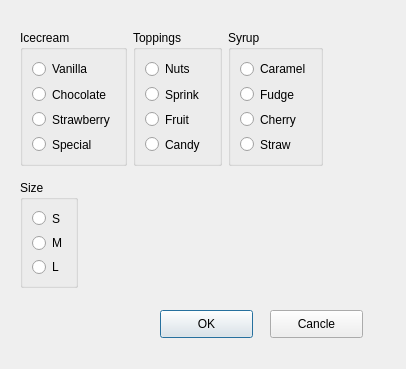
<?xml version="1.0" encoding="UTF-8"?>
<ui version="4.0">
 <class>Dialog</class>
 <widget class="QDialog" name="Dialog">
  <property name="geometry">
   <rect>
    <x>0</x>
    <y>0</y>
    <width>406</width>
    <height>369</height>
   </rect>
  </property>
  <property name="windowTitle">
   <string>Dialog</string>
  </property>
  <widget class="QPushButton" name="btnOK">
   <property name="geometry">
    <rect>
     <x>160</x>
     <y>310</y>
     <width>93</width>
     <height>28</height>
    </rect>
   </property>
   <property name="text">
    <string>OK</string>
   </property>
  </widget>
  <widget class="QPushButton" name="btnCancle">
   <property name="geometry">
    <rect>
     <x>270</x>
     <y>310</y>
     <width>93</width>
     <height>28</height>
    </rect>
   </property>
   <property name="text">
    <string>Cancle</string>
   </property>
  </widget>
  <widget class="QGroupBox" name="grpSize">
   <property name="geometry">
    <rect>
     <x>20</x>
     <y>180</y>
     <width>58</width>
     <height>108</height>
    </rect>
   </property>
   <property name="title">
    <string>Size</string>
   </property>
   <layout class="QVBoxLayout" name="verticalLayout_4">
    <item>
     <widget class="QRadioButton" name="radioButton_15">
      <property name="text">
       <string>S</string>
      </property>
     </widget>
    </item>
    <item>
     <widget class="QRadioButton" name="radioButton_14">
      <property name="text">
       <string>M</string>
      </property>
     </widget>
    </item>
    <item>
     <widget class="QRadioButton" name="radioButton_13">
      <property name="text">
       <string>L</string>
      </property>
     </widget>
    </item>
   </layout>
  </widget>
  <widget class="QWidget" name="">
   <property name="geometry">
    <rect>
     <x>20</x>
     <y>30</y>
     <width>303</width>
     <height>136</height>
    </rect>
   </property>
   <layout class="QHBoxLayout" name="horizontalLayout">
    <item>
     <widget class="QGroupBox" name="grpIcecream">
      <property name="title">
       <string>Icecream</string>
      </property>
      <layout class="QVBoxLayout" name="verticalLayout">
       <item>
        <widget class="QRadioButton" name="radioButton">
         <property name="text">
          <string>Vanilla</string>
         </property>
        </widget>
       </item>
       <item>
        <widget class="QRadioButton" name="radioButton_2">
         <property name="text">
          <string>Chocolate</string>
         </property>
        </widget>
       </item>
       <item>
        <widget class="QRadioButton" name="radioButton_3">
         <property name="text">
          <string>Strawberry</string>
         </property>
        </widget>
       </item>
       <item>
        <widget class="QRadioButton" name="radioButton_4">
         <property name="text">
          <string>Special</string>
         </property>
        </widget>
       </item>
      </layout>
     </widget>
    </item>
    <item>
     <widget class="QGroupBox" name="grpTopping">
      <property name="title">
       <string>Toppings</string>
      </property>
      <layout class="QVBoxLayout" name="verticalLayout_2">
       <item>
        <widget class="QRadioButton" name="radioButton_5">
         <property name="text">
          <string>Nuts</string>
         </property>
        </widget>
       </item>
       <item>
        <widget class="QRadioButton" name="radioButton_6">
         <property name="text">
          <string>Sprink</string>
         </property>
        </widget>
       </item>
       <item>
        <widget class="QRadioButton" name="radioButton_7">
         <property name="text">
          <string>Fruit</string>
         </property>
        </widget>
       </item>
       <item>
        <widget class="QRadioButton" name="radioButton_8">
         <property name="text">
          <string>Candy</string>
         </property>
        </widget>
       </item>
      </layout>
     </widget>
    </item>
    <item>
     <widget class="QGroupBox" name="grpSyrup">
      <property name="title">
       <string>Syrup</string>
      </property>
      <layout class="QVBoxLayout" name="verticalLayout_3">
       <item>
        <widget class="QRadioButton" name="radioButton_9">
         <property name="text">
          <string>Caramel</string>
         </property>
        </widget>
       </item>
       <item>
        <widget class="QRadioButton" name="radioButton_10">
         <property name="text">
          <string>Fudge</string>
         </property>
        </widget>
       </item>
       <item>
        <widget class="QRadioButton" name="radioButton_11">
         <property name="text">
          <string>Cherry</string>
         </property>
        </widget>
       </item>
       <item>
        <widget class="QRadioButton" name="radioButton_12">
         <property name="text">
          <string>Straw</string>
         </property>
        </widget>
       </item>
      </layout>
     </widget>
    </item>
   </layout>
  </widget>
 </widget>
 <resources/>
 <connections/>
</ui>
